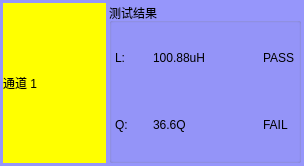
<?xml version="1.0" encoding="UTF-8"?>
<ui version="4.0">
 <class>clsRunningStatus</class>
 <widget class="QDialog" name="clsRunningStatus">
  <property name="geometry">
   <rect>
    <x>0</x>
    <y>0</y>
    <width>304</width>
    <height>166</height>
   </rect>
  </property>
  <property name="minimumSize">
   <size>
    <width>0</width>
    <height>166</height>
   </size>
  </property>
  <property name="windowTitle">
   <string>Dialog</string>
  </property>
  <property name="styleSheet">
   <string notr="true">QDialog
{
	background-color:rgb(150,150,251);
}</string>
  </property>
  <layout class="QGridLayout" name="gridLayout_2">
   <property name="leftMargin">
    <number>3</number>
   </property>
   <property name="topMargin">
    <number>3</number>
   </property>
   <property name="rightMargin">
    <number>3</number>
   </property>
   <property name="bottomMargin">
    <number>3</number>
   </property>
   <property name="spacing">
    <number>3</number>
   </property>
   <item row="0" column="0">
    <layout class="QHBoxLayout" name="horizontalLayout_3">
     <item>
      <widget class="QLabel" name="labelChannel">
       <property name="minimumSize">
        <size>
         <width>88</width>
         <height>0</height>
        </size>
       </property>
       <property name="styleSheet">
        <string notr="true">font: 20pt &quot;楷体&quot;;
background-color: rgb(255, 255, 0);</string>
       </property>
       <property name="text">
        <string>通道 1</string>
       </property>
      </widget>
     </item>
     <item>
      <widget class="QGroupBox" name="groupBox">
       <property name="styleSheet">
        <string notr="true">font: 14pt &quot;楷体&quot;;</string>
       </property>
       <property name="title">
        <string>测试结果</string>
       </property>
       <layout class="QGridLayout" name="gridLayout">
        <property name="leftMargin">
         <number>3</number>
        </property>
        <property name="topMargin">
         <number>3</number>
        </property>
        <property name="rightMargin">
         <number>3</number>
        </property>
        <property name="bottomMargin">
         <number>3</number>
        </property>
        <property name="spacing">
         <number>3</number>
        </property>
        <item row="0" column="0">
         <layout class="QHBoxLayout" name="horizontalLayout">
          <property name="spacing">
           <number>2</number>
          </property>
          <item>
           <widget class="QLabel" name="labelItem1">
            <property name="minimumSize">
             <size>
              <width>36</width>
              <height>0</height>
             </size>
            </property>
            <property name="maximumSize">
             <size>
              <width>56</width>
              <height>16777215</height>
             </size>
            </property>
            <property name="text">
             <string>L:</string>
            </property>
           </widget>
          </item>
          <item>
           <widget class="QLabel" name="labelRes1">
            <property name="minimumSize">
             <size>
              <width>108</width>
              <height>26</height>
             </size>
            </property>
            <property name="maximumSize">
             <size>
              <width>108</width>
              <height>16777215</height>
             </size>
            </property>
            <property name="text">
             <string>100.88uH</string>
            </property>
           </widget>
          </item>
          <item>
           <widget class="QLabel" name="labelStatus1">
            <property name="maximumSize">
             <size>
              <width>56</width>
              <height>16777215</height>
             </size>
            </property>
            <property name="text">
             <string>PASS</string>
            </property>
           </widget>
          </item>
         </layout>
        </item>
        <item row="1" column="0">
         <layout class="QHBoxLayout" name="horizontalLayout_2">
          <property name="spacing">
           <number>2</number>
          </property>
          <item>
           <widget class="QLabel" name="labelItem2">
            <property name="minimumSize">
             <size>
              <width>36</width>
              <height>0</height>
             </size>
            </property>
            <property name="maximumSize">
             <size>
              <width>36</width>
              <height>16777215</height>
             </size>
            </property>
            <property name="text">
             <string>Q:</string>
            </property>
           </widget>
          </item>
          <item>
           <widget class="QLabel" name="labelRes2">
            <property name="minimumSize">
             <size>
              <width>108</width>
              <height>26</height>
             </size>
            </property>
            <property name="maximumSize">
             <size>
              <width>108</width>
              <height>16777215</height>
             </size>
            </property>
            <property name="text">
             <string>36.6Q</string>
            </property>
           </widget>
          </item>
          <item>
           <widget class="QLabel" name="labelStatus2">
            <property name="maximumSize">
             <size>
              <width>56</width>
              <height>16777215</height>
             </size>
            </property>
            <property name="text">
             <string>FAIL</string>
            </property>
           </widget>
          </item>
         </layout>
        </item>
       </layout>
      </widget>
     </item>
    </layout>
   </item>
  </layout>
 </widget>
 <resources/>
 <connections/>
</ui>
